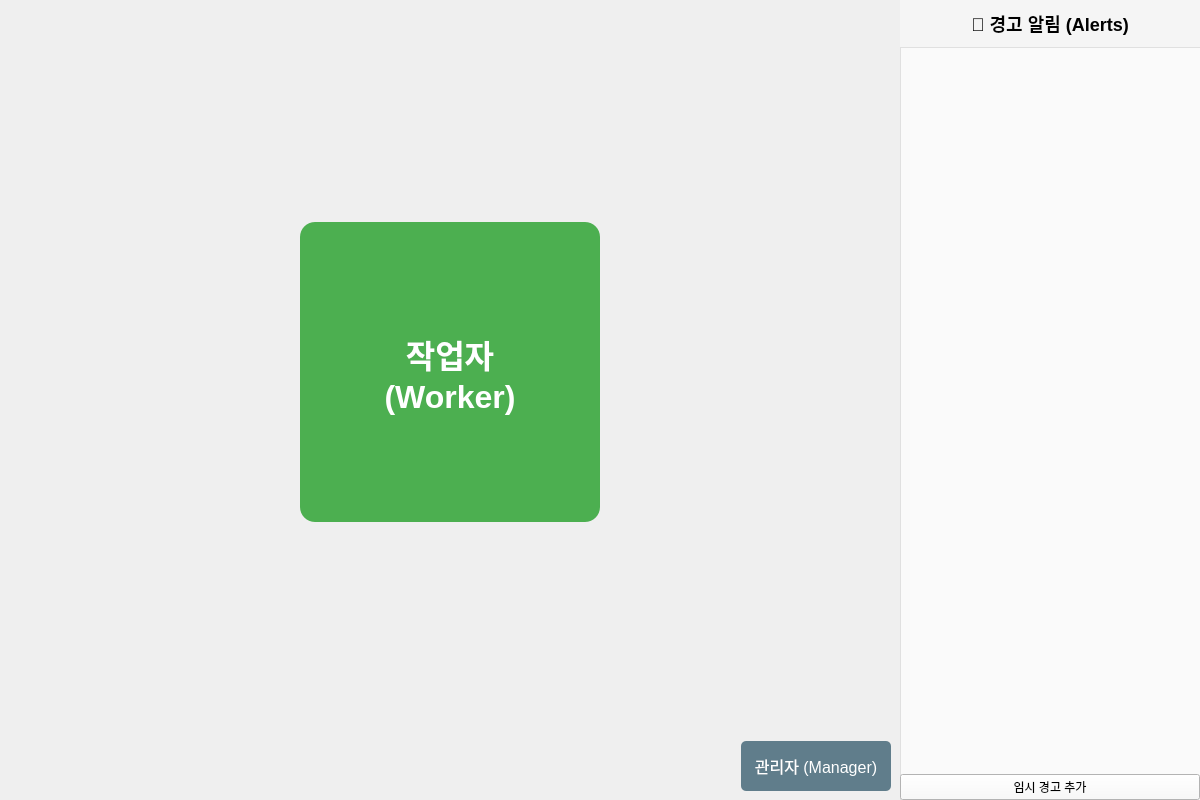
<?xml version="1.0" encoding="UTF-8"?>
<ui version="4.0">
 <class>MainWindow</class>
 <widget class="QMainWindow" name="MainWindow">
  <property name="geometry">
   <rect>
    <x>0</x>
    <y>0</y>
    <width>1200</width>
    <height>800</height>
   </rect>
  </property>
  <property name="windowTitle">
   <string>입고 물류 자동 분류 시스템</string>
  </property>
  <widget class="QWidget" name="centralwidget">
   <layout class="QHBoxLayout" name="main_layout">
    <property name="spacing">
     <number>0</number>
    </property>
    <property name="leftMargin">
     <number>0</number>
    </property>
    <property name="topMargin">
     <number>0</number>
    </property>
    <property name="rightMargin">
     <number>0</number>
    </property>
    <property name="bottomMargin">
     <number>0</number>
    </property>
    <item>
     <widget class="QStackedWidget" name="main_stack">
      <property name="currentIndex">
       <number>0</number>
      </property>
      <widget class="QWidget" name="page_standby">
       <layout class="QVBoxLayout" name="verticalLayout_standby">
        <item>
         <spacer name="verticalSpacer_1">
          <property name="orientation">
           <enum>Qt::Vertical</enum>
          </property>
          <property name="sizeHint" stdset="0">
           <size>
            <width>20</width>
            <height>40</height>
           </size>
          </property>
         </spacer>
        </item>
        <item>
         <layout class="QHBoxLayout" name="horizontalLayout_worker">
          <item>
           <spacer name="horizontalSpacer_1">
            <property name="orientation">
             <enum>Qt::Horizontal</enum>
            </property>
            <property name="sizeHint" stdset="0">
             <size>
              <width>40</width>
              <height>20</height>
             </size>
            </property>
           </spacer>
          </item>
          <item>
           <widget class="QPushButton" name="btn_worker">
            <property name="minimumSize">
             <size>
              <width>300</width>
              <height>300</height>
             </size>
            </property>
            <property name="styleSheet">
             <string>
QPushButton {
    font-size: 32px;
    font-weight: bold;
    background-color: #4CAF50;
    color: white;
    border-radius: 15px;
}
QPushButton:hover { background-color: #45a049; }
             </string>
            </property>
            <property name="text">
             <string>작업자
(Worker)</string>
            </property>
           </widget>
          </item>
          <item>
           <spacer name="horizontalSpacer_2">
            <property name="orientation">
             <enum>Qt::Horizontal</enum>
            </property>
            <property name="sizeHint" stdset="0">
             <size>
              <width>40</width>
              <height>20</height>
             </size>
            </property>
           </spacer>
          </item>
         </layout>
        </item>
        <item>
         <spacer name="verticalSpacer_2">
          <property name="orientation">
           <enum>Qt::Vertical</enum>
          </property>
          <property name="sizeHint" stdset="0">
           <size>
            <width>20</width>
            <height>40</height>
           </size>
          </property>
         </spacer>
        </item>
        <item>
         <layout class="QHBoxLayout" name="horizontalLayout_manager">
          <item>
           <spacer name="horizontalSpacer_3">
            <property name="orientation">
             <enum>Qt::Horizontal</enum>
            </property>
            <property name="sizeHint" stdset="0">
             <size>
              <width>40</width>
              <height>20</height>
             </size>
            </property>
           </spacer>
          </item>
          <item>
           <widget class="QPushButton" name="btn_manager">
            <property name="minimumSize">
             <size>
              <width>150</width>
              <height>50</height>
             </size>
            </property>
            <property name="styleSheet">
             <string>
QPushButton {
    font-size: 16px;
    background-color: #607D8B;
    color: white;
    border-radius: 5px;
}
QPushButton:hover { background-color: #546E7A; }
             </string>
            </property>
            <property name="text">
             <string>관리자 (Manager)</string>
            </property>
           </widget>
          </item>
         </layout>
        </item>
       </layout>
      </widget>
      
      <widget class="QWidget" name="page_worker">
       <layout class="QVBoxLayout" name="verticalLayout_worker">
        <item>
         <layout class="QHBoxLayout" name="horizontalLayout_wheader">
          <item>
           <widget class="QLabel" name="label_wtitle">
            <property name="font">
             <font>
              <pointsize>20</pointsize>
              <bold>true</bold>
             </font>
            </property>
            <property name="text">
             <string>작업자 모니터링 화면 (Worker Dashboard)</string>
            </property>
           </widget>
          </item>
          <item>
           <spacer name="horizontalSpacer_w1">
            <property name="orientation">
             <enum>Qt::Horizontal</enum>
            </property>
            <property name="sizeHint" stdset="0">
             <size>
              <width>40</width>
              <height>20</height>
             </size>
            </property>
           </spacer>
          </item>
          <item>
           <widget class="QPushButton" name="btn_worker_back">
            <property name="text">
             <string>← 대기 화면으로</string>
            </property>
           </widget>
          </item>
         </layout>
        </item>
        <item>
         <widget class="QFrame" name="frame_monitor">
          <property name="styleSheet">
           <string>background-color: #f0f4c3; border: 1px solid #cddc39; border-radius: 10px;</string>
          </property>
          <layout class="QVBoxLayout" name="verticalLayout_monitor">
           <item>
            <widget class="QLabel" name="label_mtitle">
             <property name="text">
              <string>실시간 모니터링 (Real-time Process)</string>
             </property>
             <property name="styleSheet">
              <string>font-size: 18px; font-weight: bold; border: none;</string>
             </property>
            </widget>
           </item>
           <item>
            <layout class="QHBoxLayout" name="horizontalLayout_flow">
             <item>
              <widget class="QLabel" name="label_flow_standby">
               <property name="text">
                <string>대기</string>
               </property>
               <property name="alignment">
                <set>Qt::AlignCenter</set>
               </property>
               <property name="styleSheet">
                <string>font-size: 16px; padding: 10px; background-color: #e0e0e0; border-radius: 5px;</string>
               </property>
              </widget>
             </item>
             <item>
              <widget class="QLabel" name="label_arrow1">
               <property name="text">
                <string> ➔ </string>
               </property>
               <property name="styleSheet"><string>font-size: 20px; font-weight: bold; border: none;</string></property>
              </widget>
             </item>
             <item>
              <widget class="QLabel" name="label_flow_class">
               <property name="text">
                <string>분류</string>
               </property>
               <property name="alignment">
                <set>Qt::AlignCenter</set>
               </property>
               <property name="styleSheet">
                <string>font-size: 18px; font-weight: bold; padding: 10px; background-color: #4CAF50; color: white; border-radius: 5px;</string>
               </property>
              </widget>
             </item>
             <item>
              <widget class="QLabel" name="label_arrow2">
               <property name="text">
                <string> ➔ </string>
               </property>
               <property name="styleSheet"><string>font-size: 20px; font-weight: bold; border: none;</string></property>
              </widget>
             </item>
             <item>
              <widget class="QLabel" name="label_flow_inspect">
               <property name="text">
                <string>검수</string>
               </property>
               <property name="alignment">
                <set>Qt::AlignCenter</set>
               </property>
               <property name="styleSheet">
                <string>font-size: 16px; padding: 10px; background-color: #e0e0e0; border-radius: 5px;</string>
               </property>
              </widget>
             </item>
            </layout>
           </item>
           <item>
            <widget class="QLabel" name="label_pause">
             <property name="text">
              <string>⏸ 일시정지 (PAUSED)</string>
             </property>
             <property name="alignment">
              <set>Qt::AlignCenter</set>
             </property>
             <property name="styleSheet">
              <string>font-size: 16px; font-weight: bold; color: white; background-color: #f44336; padding: 5px 10px; border-radius: 5px;</string>
             </property>
            </widget>
           </item>
           <item>
            <widget class="QPushButton" name="btn_toggle_pause">
             <property name="text">
              <string>일시정지 토글 (Mock)</string>
             </property>
            </widget>
           </item>
          </layout>
         </widget>
        </item>
        <item>
         <widget class="QFrame" name="frame_stats">
          <property name="styleSheet">
           <string>background-color: #e3f2fd; border: 1px solid #90caf9; border-radius: 10px;</string>
          </property>
          <layout class="QVBoxLayout" name="verticalLayout_stats">
           <item>
            <widget class="QLabel" name="label_stitle">
             <property name="text">
              <string>분류 현황 집계 (Classification Stats)</string>
             </property>
             <property name="styleSheet">
              <string>font-size: 18px; font-weight: bold; border: none;</string>
             </property>
            </widget>
           </item>
           <item>
            <layout class="QGridLayout" name="gridLayout_stats">
             <item row="0" column="0">
              <widget class="QLabel" name="label_s1">
               <property name="text"><string>대기 물류 수량 (Standby):</string></property>
               <property name="styleSheet"><string>border: none;</string></property>
              </widget>
             </item>
             <item row="0" column="1">
              <widget class="QLabel" name="lbl_standby_count">
               <property name="text"><string>150 건</string></property>
               <property name="styleSheet"><string>font-size: 16px; font-weight: bold; color: #1565c0; border: none;</string></property>
              </widget>
             </item>
             <item row="1" column="0" colspan="2">
              <widget class="QLabel" name="label_s2">
               <property name="text"><string>항목별 분류 (By Category):</string></property>
               <property name="styleSheet"><string>border: none; margin-top: 10px;</string></property>
              </widget>
             </item>
             <item row="2" column="0">
              <widget class="QLabel" name="label_s3">
               <property name="text"><string>- Category A (Box):</string></property>
               <property name="styleSheet"><string>border: none;</string></property>
              </widget>
             </item>
             <item row="2" column="1">
              <widget class="QLabel" name="label_s4">
               <property name="text"><string>45 건</string></property>
               <property name="styleSheet"><string>border: none;</string></property>
              </widget>
             </item>
             <item row="3" column="0">
              <widget class="QLabel" name="label_s5">
               <property name="text"><string>- Category B (Bag):</string></property>
               <property name="styleSheet"><string>border: none;</string></property>
              </widget>
             </item>
             <item row="3" column="1">
              <widget class="QLabel" name="label_s6">
               <property name="text"><string>30 건</string></property>
               <property name="styleSheet"><string>border: none;</string></property>
              </widget>
             </item>
            </layout>
           </item>
           <item>
            <spacer name="verticalSpacer_stats">
             <property name="orientation"><enum>Qt::Vertical</enum></property>
             <property name="sizeHint" stdset="0"><size><width>20</width><height>40</height></size></property>
            </spacer>
           </item>
          </layout>
         </widget>
        </item>
       </layout>
      </widget>

      <widget class="QWidget" name="page_manager_login">
       <layout class="QVBoxLayout" name="verticalLayout_login">
        <item>
         <layout class="QHBoxLayout" name="horizontalLayout_lheader">
          <item>
           <widget class="QPushButton" name="btn_manager_back">
            <property name="text"><string>← 대기 화면으로</string></property>
           </widget>
          </item>
          <item>
           <spacer name="horizontalSpacer_l1">
            <property name="orientation"><enum>Qt::Horizontal</enum></property>
            <property name="sizeHint" stdset="0"><size><width>40</width><height>20</height></size></property>
           </spacer>
          </item>
         </layout>
        </item>
        <item>
         <spacer name="verticalSpacer_l1"><property name="orientation"><enum>Qt::Vertical</enum></property><property name="sizeHint" stdset="0"><size><width>20</width><height>40</height></size></property></spacer>
        </item>
        <item>
         <layout class="QHBoxLayout" name="horizontalLayout_lcenter">
          <item>
           <spacer name="horizontalSpacer_l2"><property name="orientation"><enum>Qt::Horizontal</enum></property><property name="sizeHint" stdset="0"><size><width>40</width><height>20</height></size></property></spacer>
          </item>
          <item>
           <widget class="QFrame" name="frame_login">
            <property name="minimumSize"><size><width>400</width><height>300</height></size></property>
            <property name="styleSheet"><string>background-color: white; border: 1px solid #ccc; border-radius: 10px;</string></property>
            <layout class="QVBoxLayout" name="verticalLayout_lform">
             <item>
              <widget class="QLabel" name="label_ltitle">
               <property name="text"><string>관리자 로그인 (Admin Login)</string></property>
               <property name="alignment"><set>Qt::AlignCenter</set></property>
               <property name="styleSheet"><string>font-size: 20px; font-weight: bold; border: none;</string></property>
              </widget>
             </item>
             <item>
              <widget class="QLineEdit" name="input_password">
               <property name="placeholderText"><string>비밀번호 (아무 문자나 입력)</string></property>
               <property name="echoMode"><enum>QLineEdit::Password</enum></property>
               <property name="styleSheet"><string>font-size: 16px; padding: 5px;</string></property>
              </widget>
             </item>
             <item>
              <widget class="QPushButton" name="btn_login">
               <property name="text"><string>로그인</string></property>
               <property name="styleSheet"><string>background-color: #2196F3; color: white; border-radius: 5px; font-size: 16px; font-weight: bold; padding: 10px;</string></property>
              </widget>
             </item>
            </layout>
           </widget>
          </item>
          <item>
           <spacer name="horizontalSpacer_l3"><property name="orientation"><enum>Qt::Horizontal</enum></property><property name="sizeHint" stdset="0"><size><width>40</width><height>20</height></size></property></spacer>
          </item>
         </layout>
        </item>
        <item>
         <spacer name="verticalSpacer_l2"><property name="orientation"><enum>Qt::Vertical</enum></property><property name="sizeHint" stdset="0"><size><width>20</width><height>40</height></size></property></spacer>
        </item>
       </layout>
      </widget>

      <widget class="QWidget" name="page_manager_dashboard">
       <layout class="QVBoxLayout" name="verticalLayout_dashboard">
        <item>
         <layout class="QHBoxLayout" name="horizontalLayout_dheader">
          <item>
           <widget class="QLabel" name="label_dtitle">
            <property name="text"><string>관리자 대시보드 (Admin Dashboard)</string></property>
            <property name="styleSheet"><string>font-size: 24px; font-weight: bold;</string></property>
           </widget>
          </item>
          <item>
           <spacer name="horizontalSpacer_d1"><property name="orientation"><enum>Qt::Horizontal</enum></property><property name="sizeHint" stdset="0"><size><width>40</width><height>20</height></size></property></spacer>
          </item>
          <item>
           <widget class="QPushButton" name="btn_logout">
            <property name="text"><string>로그아웃</string></property>
           </widget>
          </item>
         </layout>
        </item>
        <item>
         <widget class="QPushButton" name="btn_issue_id">
          <property name="text"><string>🪪 ID 카드 발급 (Issue ID Card)</string></property>
          <property name="styleSheet"><string>font-size: 18px; padding: 20px; background-color: #eceff1; border: 1px solid #cfd8dc; border-radius: 5px;</string></property>
         </widget>
        </item>
        <item>
         <widget class="QPushButton" name="btn_logs">
          <property name="text"><string>📋 로그 조회 (View Logs)</string></property>
          <property name="styleSheet"><string>font-size: 18px; padding: 20px; background-color: #eceff1; border: 1px solid #cfd8dc; border-radius: 5px;</string></property>
         </widget>
        </item>
        <item>
         <widget class="QPushButton" name="btn_export">
          <property name="text"><string>📊 레포트 내보내기 (Export Report)</string></property>
          <property name="styleSheet"><string>font-size: 18px; padding: 20px; background-color: #eceff1; border: 1px solid #cfd8dc; border-radius: 5px;</string></property>
         </widget>
        </item>
        <item>
         <spacer name="verticalSpacer_d1"><property name="orientation"><enum>Qt::Vertical</enum></property><property name="sizeHint" stdset="0"><size><width>20</width><height>40</height></size></property></spacer>
        </item>
       </layout>
      </widget>
     </widget>
    </item>

    <item>
     <widget class="QWidget" name="alert_panel">
      <property name="minimumSize"><size><width>300</width><height>0</height></size></property>
      <property name="maximumSize"><size><width>300</width><height>16777215</height></size></property>
      <property name="styleSheet"><string>background-color: #fafafa; border-left: 1px solid #e0e0e0;</string></property>
      <layout class="QVBoxLayout" name="verticalLayout_alert">
       <property name="leftMargin"><number>0</number></property>
       <property name="topMargin"><number>0</number></property>
       <property name="rightMargin"><number>0</number></property>
       <property name="bottomMargin"><number>0</number></property>
       <item>
        <widget class="QLabel" name="label_atitle">
         <property name="text"><string>🚨 경고 알림 (Alerts)</string></property>
         <property name="alignment"><set>Qt::AlignCenter</set></property>
         <property name="styleSheet"><string>font-size: 18px; font-weight: bold; padding: 10px; background-color: #f5f5f5; border-bottom: 1px solid #e0e0e0; border-left: none;</string></property>
        </widget>
       </item>
       <item>
        <widget class="QScrollArea" name="alert_scroll">
         <property name="widgetResizable"><bool>true</bool></property>
         <property name="styleSheet"><string>border: none; background-color: transparent;</string></property>
         <widget class="QWidget" name="alert_content">
          <property name="geometry"><rect><x>0</x><y>0</y><width>300</width><height>700</height></rect></property>
          <property name="styleSheet"><string>background-color: transparent;</string></property>
          <layout class="QVBoxLayout" name="alert_layout">
           <property name="alignment"><set>Qt::AlignTop</set></property>
          </layout>
         </widget>
        </widget>
       </item>
       <item>
        <widget class="QPushButton" name="btn_test_alert">
         <property name="text"><string>임시 경고 추가</string></property>
        </widget>
       </item>
      </layout>
     </widget>
    </item>
   </layout>
  </widget>
 </widget>
 <resources/>
 <connections/>
</ui>
